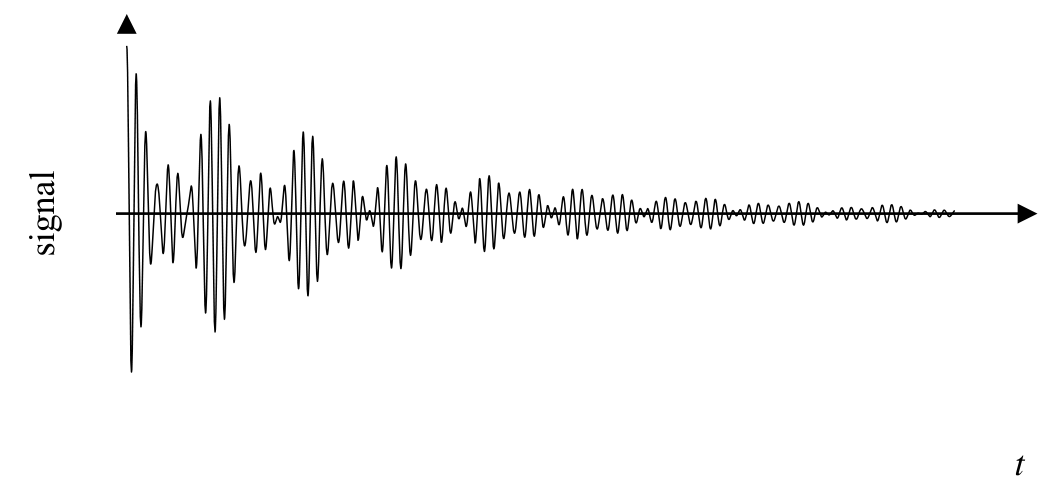

Write the Python code that produced this figure.
# -*- coding: utf-8 -*-
# 图 3.12 脉冲 NMR 的自由感应衰减（FID）信号：三个相近频率干涉成拍，
# 包络以 T2 指数衰减。s(t) = Σ Ai cos(wi t) exp(-t/T2)
import sys
sys.path.insert(0, r'E:\AI整理书籍\磁学\book\fig_src')
import numpy as np
import matplotlib.pyplot as plt
from mplstyle import save_fig

fig, ax = plt.subplots(figsize=(4.9, 2.3))
plt.subplots_adjust(left=0.11, right=0.97, bottom=0.19, top=0.95)

t = np.linspace(0, 4, 6000)
s = (np.cos(2*np.pi*20.0*t) + 0.75*np.cos(2*np.pi*22.2*t)
     + 0.55*np.cos(2*np.pi*24.6*t)) * np.exp(-t/1.3)

ax.plot(t, s, 'k-', lw=0.5)
ax.axhline(0, color='k', lw=0.9)

ax.set_xlim(-0.05, 4.35)
ax.set_ylim(-2.6, 2.6)
ax.set_xticks([]); ax.set_yticks([])
for sp in ('top', 'right', 'bottom', 'left'):
    ax.spines[sp].set_visible(False)
ax.spines['left'].set_position(('data', 0))
ax.spines['bottom'].set_position(('data', 0))
ax.plot(4.35, 0, '>k', clip_on=False, ms=5)
ax.plot(0, 2.6, '^k', clip_on=False, ms=5)

ax.text(-0.06, 0.5, 'signal', transform=ax.transAxes, rotation=90,
        ha='right', va='center', fontsize=12)
ax.text(1.0, -0.13, '$t$', transform=ax.transAxes, ha='right', va='top', fontsize=12)

save_fig(fig, 'ch3', 'fig3_12')
